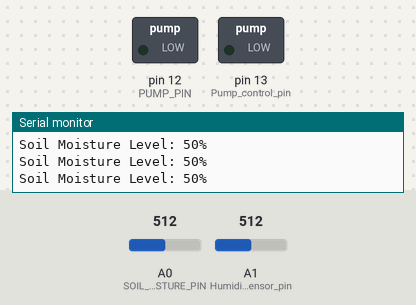
A sketch run on a simulated Arduino Uno, built with avr-gcc and run on an emulated ATmega328P. Parts: switched loads named in the sketch (green lamp = pin HIGH), the last lines printed to the serial monitor. Inputs (shaded band) come from the test bench; at power-on: A0 (SOIL_MOISTURE_PIN) = 512, A1 (Humidity_sensor_pin) = 512.

Above: at 1.4 s.
1.5 s: A0 (SOIL_MOISTURE_PIN) set to 223
3.0 s: A0 (SOIL_MOISTURE_PIN) set to 186
At 4.0 s:
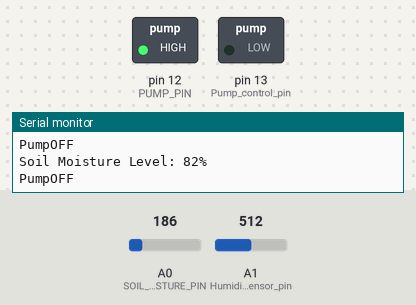
4.5 s: A1 (Humidity_sensor_pin) set to 32
6.0 s: A1 (Humidity_sensor_pin) set to 26
At 6.4 s:
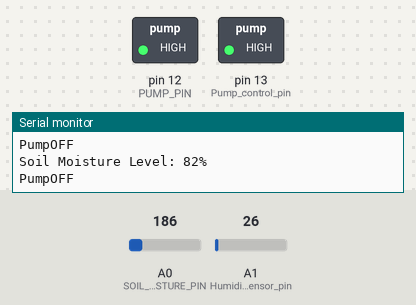
7.5 s: A0 (SOIL_MOISTURE_PIN) set to 612
9.0 s: A0 (SOIL_MOISTURE_PIN) set to 636
At 10.0 s:
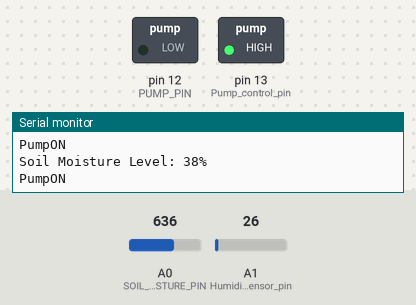
Timing chart, 0 to 11.5 s (numbered marks = the images above; inputs shaded):
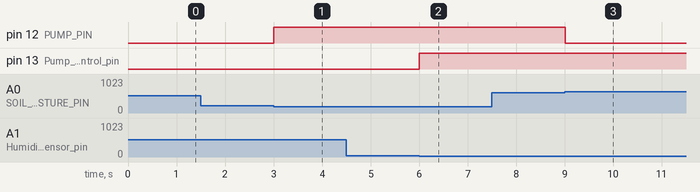

Measured:
- the behaviour switches between 205 and 204 on A0 (SOIL_MOISTURE_PIN) (found by bisection; images 0 and 1)
- the behaviour switches between 30 and 29 on A1 (Humidity_sensor_pin) (found by bisection; images 1 and 2)
- the behaviour switches between 624 and 625 on A0 (SOIL_MOISTURE_PIN) (found by bisection; images 2 and 3)
- after the input at 3.0 s, pin 12 (PUMP_PIN): LOW → HIGH at once
- after the input at 6.0 s, pin 13 (Pump_control_pin): LOW → HIGH at once
- after the input at 9.0 s, pin 12 (PUMP_PIN): HIGH → LOW at once

The sketch:

main.ino
```cpp
// Generate Setup and Loop functions for Arduino
#include <Arduino.h>

void setup() {
  // Initialize serial communication at 9600 bits per second:
  Serial.begin(9600);

  // Setup digital pin modes
  pinMode(13, OUTPUT); // Pump control pin
  pinMode(12, OUTPUT); // Humidifier control pin
  pinMode(A0, INPUT);  // Soil moisture sensor pin
  pinMode(A1, INPUT);  // Humidity sensor pin

}

void loop() {
  // Call the function to read soil moisture:
  int moistureLevel;
  int humidityLevel;

  moistureLevel = moisture_api();
  // Call the function to control the pump based on moisture level:
    PumpControl_api(moistureLevel);
  // Read Humidity level
  humidityLevel = humidity_read_api();
  // Call the function to control the humidifier based on humidity level:
    HumidifierControl_api(humidityLevel);
  // Wait for a 10minutes:
  delay(600);
}
```

humidity_api.ino
```cpp
// Implement Humidity sensor read function humidity_read_api
#include <Arduino.h>
//#include "humidity_api.h"

int humidity_read_api() {
  // Simulate reading humidity from a sensor
  int humidity = analogRead(A1);  // Read from analog pin A1
  return humidity;
}

// Implement Humidity control function HumidifierControl_api
void HumidifierControl_api(int humidityLevel) {
  if (humidityLevel < 30) {
    // Turn on the humidifier
    digitalWrite(LED_BUILTIN, HIGH);
  } else {
    // Turn off the humidifier
    digitalWrite(LED_BUILTIN, LOW);
  }
}
```

moisture_api.ino
```cpp
// Define the pin for the soil moisture sensor
#define SOIL_MOISTURE_PIN A0  // Analog pin A0 is used for the sensor

/**
 * @brief Reads the soil moisture sensor value, maps it to a percentage, and prints the result to the Serial Monitor.
 *
 * This function performs the following steps:
 * - Reads the analog value from the soil moisture sensor connected to SOIL_MOISTURE_PIN.
 * - Maps the raw sensor value (0-1023) to a percentage (0% = dry, 100% = wet).
 * - Prints the moisture percentage to the Serial Monitor for monitoring purposes.
 * - Adds a 1-second delay for readability between measurements.
 */
int moisture_api() {
  int sensorValue = analogRead(SOIL_MOISTURE_PIN);  // Read the analog value from the sensor

  // Map the sensor value to a percentage (0% = dry, 100% = wet)
  int moisturePercentage = map(sensorValue, 0, 1023, 100, 0);

  // Print the sensor value and percentage to the Serial Monitor
  Serial.print("Soil Moisture Level: ");
  Serial.print(moisturePercentage);
  Serial.println("%");

  return moisturePercentage;
}
```

pumpControl_api.ino
```cpp
// Activate the pump control pin DIO pin 7, if moisture level is less than 20%
// Deactivate the pump control pin , if moisture level is more than 70%
// Generate the pump control in a function PumpControl_api()
#define PUMP_PIN 12

/**
 * @brief Controls the water pump based on the soil moisture level.
 *
 * This function activates or deactivates the pump depending on the provided
 * moisture level. If the moisture level is below 20, the pump is turned ON.
 * If the moisture level is above 50, the pump is turned OFF.
 * The function also prints the pump status ("PumpON" or "PumpOFF") to the Serial monitor.
 *
 * @param moistureLevel The current soil moisture level (integer value).
 */
void PumpControl_api(int moistureLevel) {
  if (moistureLevel < 40) {
    Serial.print("PumpON\n");
    // Activate the pump
    digitalWrite(PUMP_PIN, LOW);
  } else if (moistureLevel > 80) {
    Serial.print("PumpOFF\n");
    // Deactivate the pump
    digitalWrite(PUMP_PIN, HIGH);
  }
}
```
